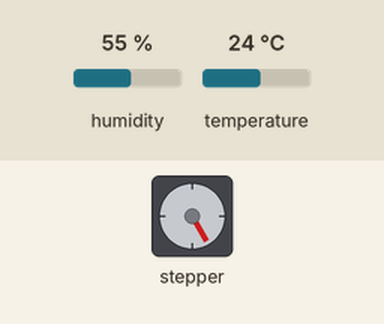
The sketch below on a simulated Arduino Uno, built with avr-gcc and run on an emulated ATmega328P. On the bench: stepper motor. The test bench sets the inputs (shaded band); at power-on: humidity 55 %, temperature 24 °C. Stepper angles assume 2048 steps per turn; what the sketch prints to the serial monitor is not drawn.

Above: at 4.1 s.
4.2 s: humidity set to 88 %
At 6.64 s:
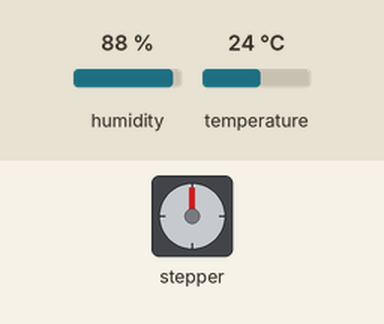
8.4 s: humidity set to 22 %
At 8.62 s:
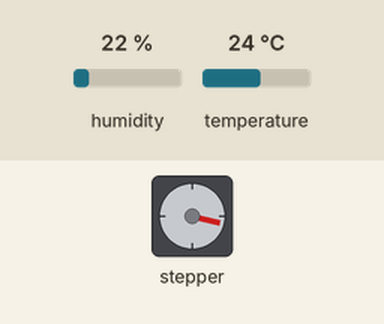
Timing chart, 0 to 18.6 s (numbered marks = the images above; inputs shaded):
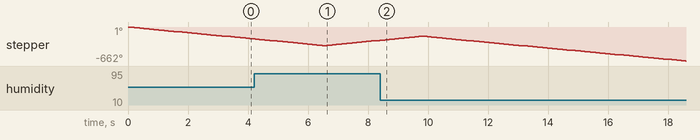

The sketch:

cb_NhietDoDoAm.ino
```cpp
#include<Stepper.h>
#include "DHT.h"
#include "math.h"
int DHTtype = DHT11;
int pin_DHT = 2;
const int stepsPerRevolution = 2048;
DHT dht(pin_DHT, DHTtype);
Stepper myStepper (stepsPerRevolution, 8, 10, 9, 11);
void setup() {
  dht.begin();
  myStepper.setSpeed(10);
  Serial.begin(9600);
  Serial.println("Động cơ bước 28BYJ-48 đang hoạt động...");
}

void loop() {
  float h = dht.readHumidity();
  float t = dht.readTemperature();
  Serial.println("nhiet do:" );
  Serial.println(t);
  Serial.println("do am:" );
  Serial.println(h);
  Serial.println( " ");
  if (h > 70) {
    Serial.println("Quay theo chiều kim đồng hồ...");
    myStepper.step(stepsPerRevolution/4);
    delay(100);
  }
  else {
    Serial.println("Quay ngược chiều kim đồng hồ...");
    myStepper.step(-stepsPerRevolution/4);
    delay(100);
  }
}
```
